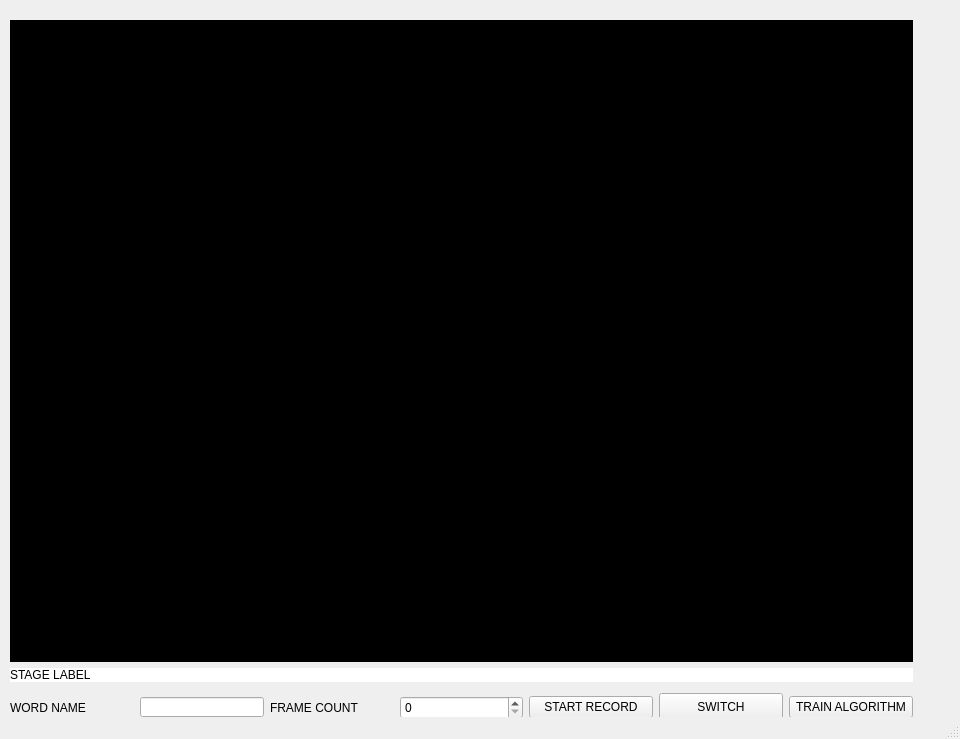
<?xml version="1.0" encoding="UTF-8"?>
<ui version="4.0">
 <class>InterpreterCatological</class>
 <widget class="QMainWindow" name="InterpreterCatological">
  <property name="geometry">
   <rect>
    <x>0</x>
    <y>0</y>
    <width>960</width>
    <height>739</height>
   </rect>
  </property>
  <property name="sizePolicy">
   <sizepolicy hsizetype="Preferred" vsizetype="Preferred">
    <horstretch>1</horstretch>
    <verstretch>1</verstretch>
   </sizepolicy>
  </property>
  <property name="minimumSize">
   <size>
    <width>960</width>
    <height>739</height>
   </size>
  </property>
  <property name="windowTitle">
   <string>AutoSign</string>
  </property>
  <widget class="QWidget" name="centralwidget">
   <widget class="QWidget" name="layoutWidget">
    <property name="geometry">
     <rect>
      <x>10</x>
      <y>20</y>
      <width>903</width>
      <height>707</height>
     </rect>
    </property>
    <layout class="QVBoxLayout" name="verticalLayout">
     <item>
      <widget class="QLabel" name="ImageFrame">
       <property name="minimumSize">
        <size>
         <width>700</width>
         <height>600</height>
        </size>
       </property>
       <property name="styleSheet">
        <string notr="true">background-color: rgb(0, 0, 0);</string>
       </property>
       <property name="text">
        <string/>
       </property>
      </widget>
     </item>
     <item>
      <widget class="QLabel" name="sentence_label">
       <property name="sizePolicy">
        <sizepolicy hsizetype="Preferred" vsizetype="Fixed">
         <horstretch>0</horstretch>
         <verstretch>0</verstretch>
        </sizepolicy>
       </property>
       <property name="minimumSize">
        <size>
         <width>0</width>
         <height>0</height>
        </size>
       </property>
       <property name="styleSheet">
        <string notr="true">background-color: rgb(255, 255, 255);</string>
       </property>
       <property name="text">
        <string>STAGE LABEL</string>
       </property>
      </widget>
     </item>
     <item>
      <layout class="QHBoxLayout" name="horizontalLayout">
       <item>
        <widget class="QLabel" name="word_name_label">
         <property name="minimumSize">
          <size>
           <width>50</width>
           <height>39</height>
          </size>
         </property>
         <property name="styleSheet">
          <string notr="true">font: 12pt &quot;Angsana New&quot;;</string>
         </property>
         <property name="text">
          <string>WORD NAME</string>
         </property>
        </widget>
       </item>
       <item>
        <widget class="QLineEdit" name="word_input">
         <property name="sizePolicy">
          <sizepolicy hsizetype="Preferred" vsizetype="Minimum">
           <horstretch>0</horstretch>
           <verstretch>0</verstretch>
          </sizepolicy>
         </property>
         <property name="minimumSize">
          <size>
           <width>0</width>
           <height>0</height>
          </size>
         </property>
         <property name="maximumSize">
          <size>
           <width>16777215</width>
           <height>20</height>
          </size>
         </property>
        </widget>
       </item>
       <item>
        <widget class="QLabel" name="frame_count_label">
         <property name="minimumSize">
          <size>
           <width>96</width>
           <height>39</height>
          </size>
         </property>
         <property name="styleSheet">
          <string notr="true">font: 12pt &quot;Angsana New&quot;;</string>
         </property>
         <property name="text">
          <string>FRAME COUNT</string>
         </property>
        </widget>
       </item>
       <item>
        <widget class="QSpinBox" name="select_frame_count">
         <property name="minimumSize">
          <size>
           <width>44</width>
           <height>22</height>
          </size>
         </property>
        </widget>
       </item>
       <item>
        <widget class="QPushButton" name="start_button">
         <property name="text">
          <string>START RECORD</string>
         </property>
        </widget>
       </item>
       <item>
        <widget class="QPushButton" name="switch_window_button">
         <property name="minimumSize">
          <size>
           <width>93</width>
           <height>28</height>
          </size>
         </property>
         <property name="text">
          <string>SWITCH</string>
         </property>
        </widget>
       </item>
       <item>
        <widget class="QPushButton" name="go_to_alg_train">
         <property name="text">
          <string>TRAIN ALGORITHM</string>
         </property>
        </widget>
       </item>
      </layout>
     </item>
    </layout>
   </widget>
  </widget>
  <widget class="QStatusBar" name="statusbar"/>
 </widget>
 <resources/>
 <connections/>
</ui>
